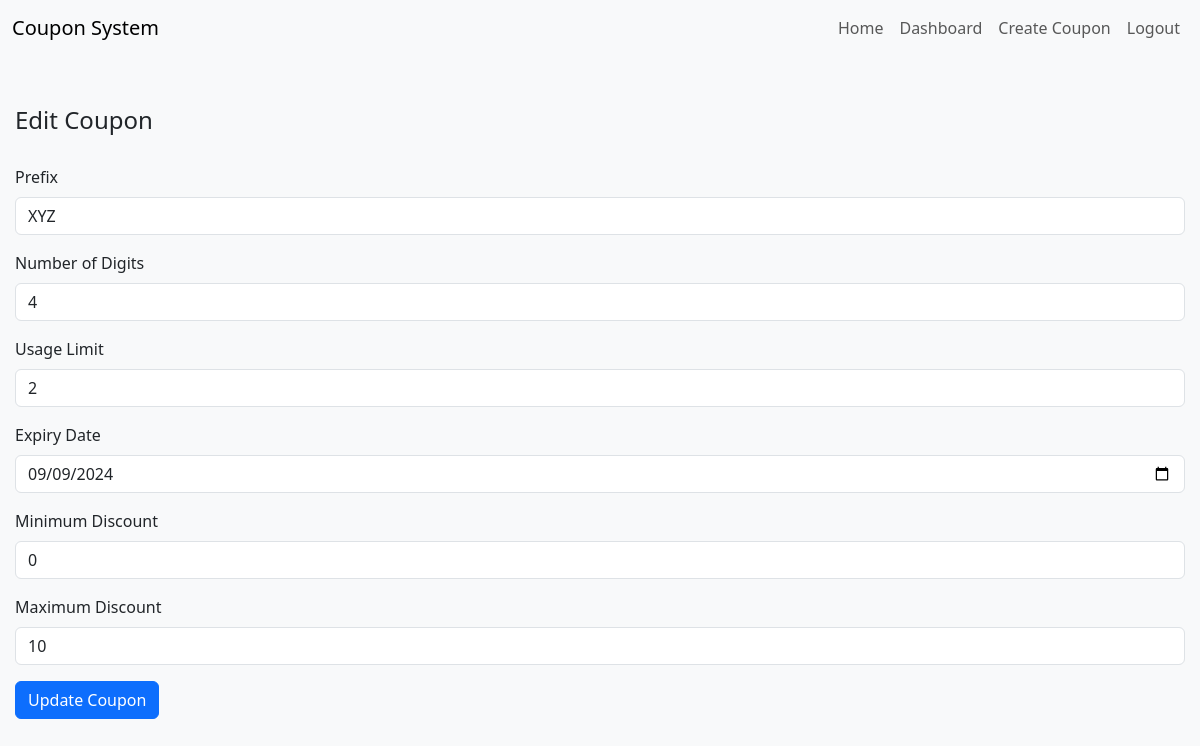
The app's page /edit_coupon.php?id=3 (signed in) with its own data.
### tables this page shows
CREATE TABLE `coupons` (
  `id` int(11) NOT NULL,
  `admin_id` int(11) NOT NULL,
  `code` varchar(255) NOT NULL,
  `prefix` varchar(50) DEFAULT NULL,
  `digits` int(11) DEFAULT NULL,
  `usage_limit` int(11) DEFAULT 1,
  `used_count` int(11) DEFAULT 0,
  `expiry_date` date DEFAULT NULL,
  `discount_min` int(11) DEFAULT NULL,
  `discount_max` int(11) DEFAULT NULL,
  `created_at` timestamp NOT NULL DEFAULT current_timestamp()
);

### edit_coupon.php (the view, shortened to what this page needs)
<?php
require 'header.php';
require 'db.php';
$id = (int)$_GET['id'];
$admin_id = $_SESSION['admin_id'];
$coupon = $conn->query("SELECT * FROM coupons WHERE id = $id AND admin_id = $admin_id")->fetch_assoc();
?>
<div class="container">
    <h2 class="mt-5">Edit Coupon</h2>
    <form action="edit_coupon.php?id=<?php echo $coupon['id']; ?>" method="POST">
        <div class="mb-3">
            <label for="prefix" class="form-label">Prefix</label>
            <input type="text" class="form-control" id="prefix" name="prefix" value="<?php echo $coupon['prefix']; ?>" required>
        </div>
        <div class="mb-3">
            <label for="digits" class="form-label">Number of Digits</label>
            <input type="number" class="form-control" id="digits" name="digits" value="<?php echo $coupon['digits']; ?>" required>
        </div>
        <div class="mb-3">
            <label for="usage_limit" class="form-label">Usage Limit</label>
            <input type="number" class="form-control" id="usage_limit" name="usage_limit" value="<?php echo $coupon['usage_limit']; ?>" required>
        </div>
        <div class="mb-3">
            <label for="expiry_date" class="form-label">Expiry Date</label>
            <input type="date" class="form-control" id="expiry_date" name="expiry_date" value="<?php echo $coupon['expiry_date']; ?>" required>
        </div>
        <div class="mb-3">
            <label for="discount_min" class="form-label">Minimum Discount</label>
            <input type="number" class="form-control" id="discount_min" name="discount_min" value="<?php echo $coupon['discount_min']; ?>" required>
        </div>
        <div class="mb-3">
            <label for="discount_max" class="form-label">Maximum Discount</label>
            <input type="number" class="form-control" id="discount_max" name="discount_max" value="<?php echo $coupon['discount_max']; ?>" required>
        </div>
        <button type="submit" class="btn btn-primary">Update Coupon</button>
    </form>
</div>
</body>
</html>

### styles.css (style rules this page uses)
body { background-color: #f8f9fa; }
.container { margin-top: 50px; max-width: 100%; padding-left: 15px; padding-right: 15px; }
h2 { margin-bottom: 30px; font-size: 1.5rem; }

### records on screen
coupons: prefix "XYZ", digits "4", usage_limit "2", expiry_date "09/09/2024", discount_min "0", discount_max "10"
